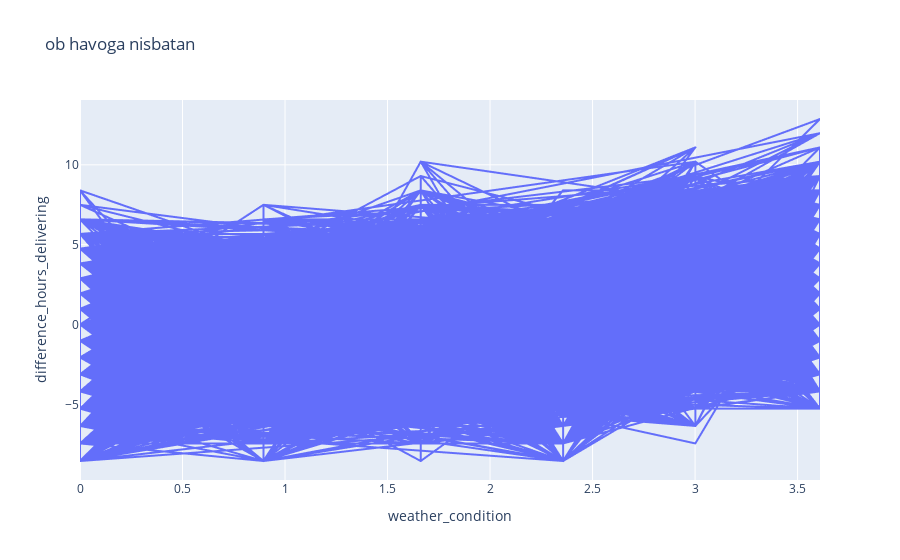

The notebook cell saved with this chart:
### Code cell
fig=px.line(df,x=df['weather_condition'],y=df['difference_hours_delivering'],title='ob havoga nisbatan')
fig.show()

### Figure 1 — Plotly figure (JSON) as saved in the notebook; plotly's stock layout.template omitted (floating-point values rounded to 4 significant figures; data arrays with more than 128 entries replaced by an {"elided": "..."} marker saying what was removed)
{"data": [{"hovertemplate": "weather_condition=%{x}<br>difference_hours_delivering=%{y}<extra></extra>", "legendgroup": "", "line": {"color": "#636efa", "dash": "solid"}, "marker": {"symbol": "circle"}, "mode": "lines", "name": "", "showlegend": false, "type": "scattergl", "x": {"elided": "25000 float values"}, "xaxis": "x", "y": {"elided": "25000 float values"}, "yaxis": "y"}], "layout": {"legend": {"tracegroupgap": 0}, "title": {"text": "ob havoga nisbatan"}, "xaxis": {"anchor": "y", "domain": [0, 1], "title": {"text": "weather_condition"}}, "yaxis": {"anchor": "x", "domain": [0, 1], "title": {"text": "difference_hours_delivering"}}}}
